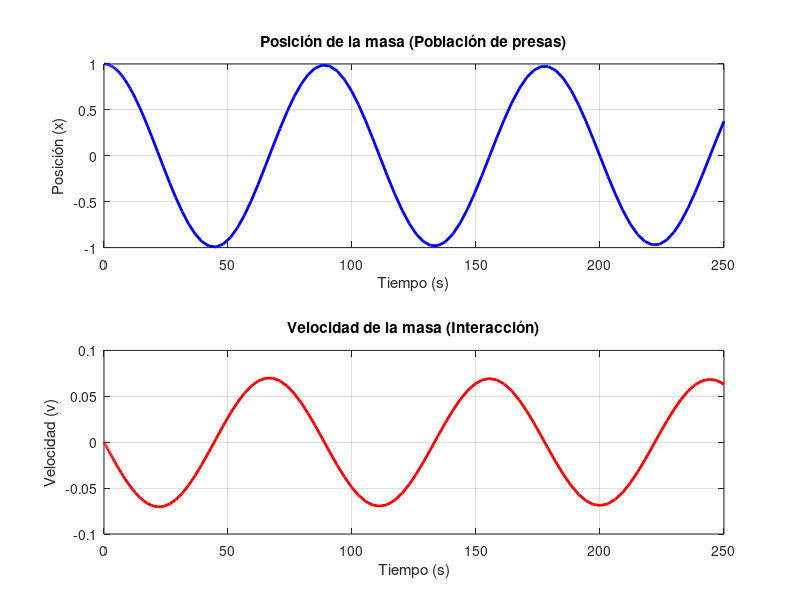

Here is the MATLAB script that generated this plot:
% Parámetros del sistema
m = 2000;      % Masa (población de presas)
k = 10;     % Constante del resorte (población de depredadores)
b = 0.5;    % Coeficiente de amortiguamiento (interacción)

% Condiciones iniciales
y0 = [1 0]; % [posición inicial, velocidad inicial]

% Tiempo de simulación
tspan = [0 250];

%Definiciön de las ecuaciones
ode = @(t,y) [y(2); -(b/m) * y(2) - (k/m) * y(1)];
% Resolver el sistema de ecuaciones diferenciales
[t, y] = ode45(ode, tspan, y0);

% Graficar los resultados
figure;
subplot(2,1,1);
plot(t, y(:,1), 'b', 'LineWidth', 2);
title('Posición de la masa (Población de presas)');
xlabel('Tiempo (s)');
ylabel('Posición (x)');
grid on;

subplot(2,1,2);
plot(t, y(:,2), 'r', 'LineWidth', 2);
title('Velocidad de la masa (Interacción)');
xlabel('Tiempo (s)');
ylabel('Velocidad (v)');
grid on;